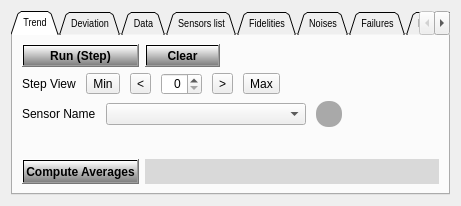
<?xml version="1.0" encoding="UTF-8"?>
<ui version="4.0">
 <class>RSGraphView</class>
 <widget class="QWidget" name="RSGraphView">
  <property name="geometry">
   <rect>
    <x>0</x>
    <y>0</y>
    <width>461</width>
    <height>206</height>
   </rect>
  </property>
  <property name="windowTitle">
   <string>RSGraphView</string>
  </property>
  <property name="windowIcon">
   <iconset resource="../RSDesktop.qrc">
    <normaloff>:/img/Rex.png</normaloff>:/img/Rex.png</iconset>
  </property>
  <property name="styleSheet">
   <string notr="true">QPushButton{
background-color: qlineargradient(x1: 0, y1: 0, x2: 0, y2: 1, stop: 0 white, stop: 1 grey);
color: black; font-weight: bold;
} 
</string>
  </property>
  <layout class="QGridLayout" name="gridLayout">
   <item row="0" column="0">
    <widget class="QTabWidget" name="m_tabView">
     <property name="font">
      <font>
       <family>Arial Narrow</family>
       <pointsize>8</pointsize>
       <weight>50</weight>
       <italic>false</italic>
       <bold>false</bold>
      </font>
     </property>
     <property name="cursor">
      <cursorShape>ArrowCursor</cursorShape>
     </property>
     <property name="styleSheet">
      <string notr="true">QPushButton{
background-color: qlineargradient(x1: 0, y1: 0, x2: 0, y2: 1, stop: 0 white, stop: 1 grey);
color: black;
font-weight: bold;
}</string>
     </property>
     <property name="tabShape">
      <enum>QTabWidget::Triangular</enum>
     </property>
     <property name="currentIndex">
      <number>0</number>
     </property>
     <property name="documentMode">
      <bool>false</bool>
     </property>
     <property name="movable">
      <bool>true</bool>
     </property>
     <widget class="QWidget" name="m_trendTab">
      <property name="cursor">
       <cursorShape>ArrowCursor</cursorShape>
      </property>
      <attribute name="title">
       <string>Trend</string>
      </attribute>
      <layout class="QGridLayout" name="gridLayout_2" rowstretch="0,0,0,0,0">
       <item row="2" column="0" colspan="4">
        <layout class="QHBoxLayout" name="horizontalLayout_2" stretch="0,0,0,1">
         <property name="spacing">
          <number>10</number>
         </property>
         <item>
          <widget class="QLabel" name="sensorLabel">
           <property name="text">
            <string>Sensor Name</string>
           </property>
          </widget>
         </item>
         <item>
          <widget class="QComboBox" name="m_sensorNameEdit">
           <property name="minimumSize">
            <size>
             <width>200</width>
             <height>0</height>
            </size>
           </property>
          </widget>
         </item>
         <item>
          <widget class="QToolButton" name="measTypeIndicator">
           <property name="enabled">
            <bool>false</bool>
           </property>
           <property name="minimumSize">
            <size>
             <width>26</width>
             <height>26</height>
            </size>
           </property>
           <property name="maximumSize">
            <size>
             <width>26</width>
             <height>26</height>
            </size>
           </property>
           <property name="styleSheet">
            <string notr="true">QToolButton {    border-radius: 12px;background-color: darkgray}</string>
           </property>
           <property name="text">
            <string/>
           </property>
           <property name="shortcut">
            <string notr="true"/>
           </property>
          </widget>
         </item>
         <item>
          <spacer name="horizontalSpacer_5">
           <property name="orientation">
            <enum>Qt::Horizontal</enum>
           </property>
           <property name="sizeHint" stdset="0">
            <size>
             <width>0</width>
             <height>0</height>
            </size>
           </property>
          </spacer>
         </item>
        </layout>
       </item>
       <item row="0" column="3">
        <spacer name="horizontalSpacer_2">
         <property name="orientation">
          <enum>Qt::Horizontal</enum>
         </property>
         <property name="sizeHint" stdset="0">
          <size>
           <width>0</width>
           <height>0</height>
          </size>
         </property>
        </spacer>
       </item>
       <item row="0" column="0">
        <widget class="QPushButton" name="m_trendRunButton">
         <property name="cursor">
          <cursorShape>PointingHandCursor</cursorShape>
         </property>
         <property name="styleSheet">
          <string notr="true">QPushButton{
background-color: qlineargradient(x1: 0, y1: 0, x2: 0, y2: 1, stop: 0 white, stop: 1 grey);
color: black; font-weight: bold;
} </string>
         </property>
         <property name="text">
          <string>Run (Step)</string>
         </property>
        </widget>
       </item>
       <item row="0" column="1">
        <widget class="QPushButton" name="m_trendClearButton">
         <property name="cursor">
          <cursorShape>PointingHandCursor</cursorShape>
         </property>
         <property name="styleSheet">
          <string notr="true">QPushButton{
background-color: qlineargradient(x1: 0, y1: 0, x2: 0, y2: 1, stop: 0 white, stop: 1 grey);
color: black; font-weight: bold;
} </string>
         </property>
         <property name="text">
          <string>Clear</string>
         </property>
        </widget>
       </item>
       <item row="1" column="0" colspan="4">
        <layout class="QHBoxLayout" name="horizontalLayout">
         <property name="spacing">
          <number>10</number>
         </property>
         <item>
          <widget class="QLabel" name="label">
           <property name="text">
            <string>Step View</string>
           </property>
          </widget>
         </item>
         <item>
          <widget class="QToolButton" name="m_stepMinButton">
           <property name="cursor">
            <cursorShape>PointingHandCursor</cursorShape>
           </property>
           <property name="text">
            <string>Min</string>
           </property>
          </widget>
         </item>
         <item>
          <widget class="QToolButton" name="m_stepPreviousButton">
           <property name="cursor">
            <cursorShape>PointingHandCursor</cursorShape>
           </property>
           <property name="text">
            <string>&lt;</string>
           </property>
          </widget>
         </item>
         <item>
          <widget class="QSpinBox" name="m_stepViewEdit">
           <property name="alignment">
            <set>Qt::AlignRight|Qt::AlignTrailing|Qt::AlignVCenter</set>
           </property>
          </widget>
         </item>
         <item>
          <widget class="QToolButton" name="m_stepNextButton">
           <property name="cursor">
            <cursorShape>PointingHandCursor</cursorShape>
           </property>
           <property name="text">
            <string>&gt;</string>
           </property>
          </widget>
         </item>
         <item>
          <widget class="QToolButton" name="m_stepMaxButton">
           <property name="cursor">
            <cursorShape>PointingHandCursor</cursorShape>
           </property>
           <property name="text">
            <string>Max</string>
           </property>
          </widget>
         </item>
         <item>
          <spacer name="horizontalSpacer_4">
           <property name="orientation">
            <enum>Qt::Horizontal</enum>
           </property>
           <property name="sizeHint" stdset="0">
            <size>
             <width>0</width>
             <height>0</height>
            </size>
           </property>
          </spacer>
         </item>
        </layout>
       </item>
       <item row="3" column="0" colspan="4">
        <widget class="QCustomPlot" name="m_trendPlot" native="true"/>
       </item>
       <item row="4" column="0">
        <widget class="QPushButton" name="m_averagesButton">
         <property name="minimumSize">
          <size>
           <width>30</width>
           <height>25</height>
          </size>
         </property>
         <property name="maximumSize">
          <size>
           <width>200</width>
           <height>25</height>
          </size>
         </property>
         <property name="cursor">
          <cursorShape>PointingHandCursor</cursorShape>
         </property>
         <property name="styleSheet">
          <string notr="true">QPushButton{
background-color: qlineargradient(x1: 0, y1: 0, x2: 0, y2: 1, stop: 0 white, stop: 1 grey);
color: black; font-weight: bold;
} </string>
         </property>
         <property name="text">
          <string>Compute Averages</string>
         </property>
        </widget>
       </item>
       <item row="4" column="1" colspan="3">
        <widget class="QLabel" name="m_averagesLabel">
         <property name="minimumSize">
          <size>
           <width>200</width>
           <height>25</height>
          </size>
         </property>
         <property name="maximumSize">
          <size>
           <width>100000</width>
           <height>25</height>
          </size>
         </property>
         <property name="styleSheet">
          <string notr="true">background-color: rgb(217, 217, 217);</string>
         </property>
         <property name="text">
          <string/>
         </property>
        </widget>
       </item>
      </layout>
     </widget>
     <widget class="QWidget" name="m_deviationTab">
      <property name="cursor">
       <cursorShape>ArrowCursor</cursorShape>
      </property>
      <attribute name="title">
       <string>Deviation</string>
      </attribute>
      <layout class="QGridLayout" name="gridLayout_3">
       <item row="0" column="2">
        <spacer name="horizontalSpacer_3">
         <property name="orientation">
          <enum>Qt::Horizontal</enum>
         </property>
         <property name="sizeHint" stdset="0">
          <size>
           <width>0</width>
           <height>0</height>
          </size>
         </property>
        </spacer>
       </item>
       <item row="1" column="0" colspan="3">
        <widget class="QCustomPlot" name="m_deviationPlot" native="true"/>
       </item>
       <item row="0" column="0">
        <widget class="QPushButton" name="m_deviationRunButton">
         <property name="cursor">
          <cursorShape>PointingHandCursor</cursorShape>
         </property>
         <property name="styleSheet">
          <string notr="true">QPushButton{
background-color: qlineargradient(x1: 0, y1: 0, x2: 0, y2: 1, stop: 0 white, stop: 1 grey);
color: black; font-weight: bold;
} </string>
         </property>
         <property name="text">
          <string>Run</string>
         </property>
        </widget>
       </item>
       <item row="0" column="1">
        <widget class="QPushButton" name="m_deviationClearButton">
         <property name="cursor">
          <cursorShape>PointingHandCursor</cursorShape>
         </property>
         <property name="styleSheet">
          <string notr="true">QPushButton{
background-color: qlineargradient(x1: 0, y1: 0, x2: 0, y2: 1, stop: 0 white, stop: 1 grey);
color: black; font-weight: bold;
} </string>
         </property>
         <property name="text">
          <string>Clear</string>
         </property>
        </widget>
       </item>
      </layout>
     </widget>
     <widget class="QWidget" name="m_dataPageNoiseFailsFidelity">
      <property name="cursor">
       <cursorShape>ArrowCursor</cursorShape>
      </property>
      <attribute name="title">
       <string>Data</string>
      </attribute>
      <layout class="QGridLayout" name="gridLayout_4"/>
     </widget>
     <widget class="QWidget" name="m_sensorsDatagridTab">
      <attribute name="title">
       <string>Sensors list</string>
      </attribute>
      <layout class="QGridLayout" name="gridLayout_5"/>
     </widget>
     <widget class="QWidget" name="m_fidelitiesChartsTab">
      <attribute name="title">
       <string>Fidelities</string>
      </attribute>
     </widget>
     <widget class="QWidget" name="m_noisesChartsPage">
      <attribute name="title">
       <string>Noises</string>
      </attribute>
     </widget>
     <widget class="QWidget" name="m_failuresChartsPage">
      <attribute name="title">
       <string>Failures</string>
      </attribute>
     </widget>
     <widget class="QWidget" name="m_sensorsDistributionChartTab">
      <attribute name="title">
       <string>Nb sensors</string>
      </attribute>
     </widget>
    </widget>
   </item>
  </layout>
 </widget>
 <customwidgets>
  <customwidget>
   <class>QCustomPlot</class>
   <extends>QWidget</extends>
   <header>QCustomPlot.h</header>
   <container>1</container>
  </customwidget>
 </customwidgets>
 <resources>
  <include location="../RSDesktop.qrc"/>
 </resources>
 <connections/>
</ui>
